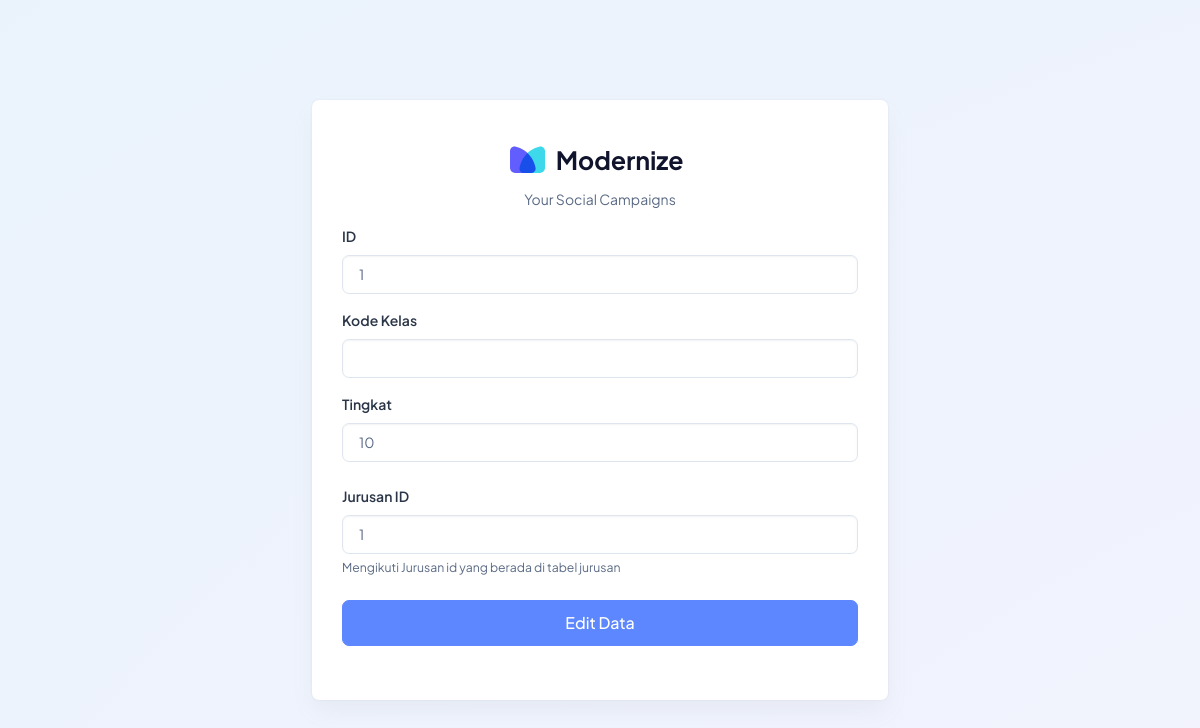
Screenshot of /page/CRUD/Kelas/editKelas.php?id=1 with the database file from the repository.
### tables this page shows
CREATE TABLE `kelas` (
  `id` int(11) NOT NULL,
  `kode_kelas` varchar(10) DEFAULT NULL,
  `tingkat` enum('10','11','12') DEFAULT NULL,
  `jurusan_id` int(11) DEFAULT NULL
);

### config/database.php (called while the page is built, shortened)
<?php
class database{
    public $database = 'uprak_dani_baru';
    public $host = 'localhost';
    public $user = 'root';
    public $pass = '';
    public $conn;
    public function koneksi(){
        $this->conn = new mysqli($this->host,$this->user,$this->pass,$this->database);
    }
    public function take($query) {
        $result = $this->conn->query($query);
        $data = [];
        if ($result->num_rows > 0){
            while ($row = $result->fetch_assoc()) {
                $data[] = $row;
            }
        }
        return $data;
    }
}
?>

### page/CRUD/Kelas/editKelas.php (the view, shortened to what this page needs)
<?php
include '../../../config/database.php';
$db = new database();
$db->koneksi();
if ($_SERVER['REQUEST_METHOD'] === 'GET' && isset($_GET['id'])) {
    $sql = 'SELECT * FROM kelas WHERE id = ' . $_GET['id'];
    $result = $db->take($sql);
    if (count($result) == 1) {
        $data = $result[0];
    } else {
        echo "Data Tidak Di Temukan";
        exit;
    }
}
?>
<!doctype html>
<html lang="en">
<head>
    <link rel="stylesheet" href="../../../assets/css/styles.min.css" />
</head>
<body>
    <div class="page-wrapper" id="main-wrapper" data-layout="vertical" data-navbarbg="skin6" data-sidebartype="full" data-sidebar-position="fixed" data-header-position="fixed">
        <div class="position-relative overflow-hidden radial-gradient min-vh-100 d-flex align-items-center justify-content-center">
            <div class="d-flex align-items-center justify-content-center w-100">
                <div class="row justify-content-center w-100">
                    <div class="col-md-8 col-lg-6 col-xxl-3">
                        <div class="card mb-0">
                            <div class="card-body">
                                <a href="./index.html" class="text-nowrap logo-img text-center d-block py-3 w-100">
                                    <img src="../../../assets/images/logos/dark-logo.svg" width="180" alt="">
                                </a>
                                <p class="text-center">Your Social Campaigns</p>
                                <form method="post" action="">
                                    <div class="mb-3">
                                        <label for="id" class="form-label">ID</label>
                                        <input name="id" type="number" class="form-control" id="id" value="<?php echo $data['id']; ?>" readonly>
                                    </div>
                                    <div class="mb-3">
                                        <label for="kode_kelas" class="form-label">Kode Kelas</label>
                                        <input name="kode_kelas" type="number" class="form-control" id="kode_kelas" aria-describedby="emailHelp" maxlength="10" value="<?php echo $data['kode_kelas']; ?>">
                                    </div>
                                    <div class="mb-4">
                                        <label for="tingkat" class="form-label">Tingkat</label>
                                        <input name="tingkat" type="number" class="form-control" id="tingkat" aria-describedby="emailHelp" maxlength="2" value="<?php echo $data['tingkat']; ?>">
                                    </div>
                                    <div class="mb-4">
                                        <label for="jurusan_id" class="form-label">Jurusan ID</label>
                                        <input name="jurusan_id" type="text" class="form-control" id="jurusan_id" value="<?php echo $data['jurusan_id']; ?>" maxlength="11">
                                        <div id="emailHelp" class="form-text">Mengikuti Jurusan id yang berada di tabel jurusan</div>
                                    </div>
                                    <input name="submit" type="submit" class="btn btn-primary w-100 py-8 fs-4 mb-4 rounded-2" value="Edit Data">
                                </form>
                            </div>
                        </div>
                    </div>
                </div>
            </div>
        </div>
    </div>
</body>
</html>

### rows the page displays
kelas: id "1", tingkat "10", jurusan_id "1"
